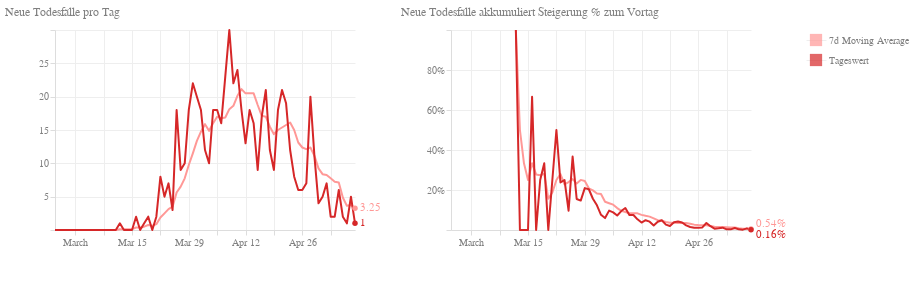

The notebook cell this image was saved under:
### Code cell
death_day_base = alt.Chart(df, width=300, height=200
).transform_timeunit(
    date='yearmonthdate(dataTime)'
).transform_aggregate(
    max_total_death='max(total_death)',
    groupby=['date']
).transform_window(
    rolling_max='max(max_total_death)',
    rolling_min='min(max_total_death)',
    frame=[-1, 0]
).transform_calculate(
    diff='datum.rolling_max - datum.rolling_min'
)

death_day_line = death_day_base.mark_line(
    color='#d62728',
    size=2,
    strokeJoin='round'
).encode(
    alt.X('date:T', title=''),
    alt.Y('diff:Q', title=''),
    tooltip=['date:T', 'diff:Q']
)

death_day_the_tooltip = death_day_base.mark_circle(
    color='#d62728',
    size=200,
    opacity=0
).encode(
    alt.X('date:T', title=''),
    alt.Y('diff:Q', title=''),
    tooltip=[alt.Tooltip('date:T', title='Datum'), alt.Tooltip('diff:Q', title='Neue Todesfälle')]
)

death_day_the_highlight = death_day_base.transform_window(
    sort=[alt.SortField("date", order="descending")], 
    rank="rank(date)"
).transform_filter(
    alt.datum.rank == 1
)

death_day_the_text = death_day_the_highlight.mark_text(
    align='left',
    color='#d62728',
    dx=5
).encode(
    alt.X('date:T'),
    alt.Y('diff:Q', title=''),
    text=alt.Text("diff:Q")
)

death_day_the_mark = death_day_the_highlight.mark_circle(
    color='#d62728',
    opacity=1
).encode(
    alt.X('date:T'),
    alt.Y('diff:Q', title=''),
)

death_ma_base = death_day_base.transform_window(
    rolling_mean='mean(diff)',
    frame=[-7, 0]
)

death_ma_line = death_ma_base.mark_line(
    color='#ff9896',
    size=2,
    strokeJoin='round'
).encode(
    alt.X('date:T', title=''),
    alt.Y('rolling_mean:Q', title=''),
)

death_ma_the_tooltip = death_ma_base.mark_circle(
    color='#ff9896',
    size=200,
    opacity=0
).encode(
    alt.X('date:T', title=''),
    alt.Y('rolling_mean:Q', title=''),
    tooltip=[alt.Tooltip('date:T', title='Datum'), alt.Tooltip('rolling_mean:Q', title='7d Moving Average')]
)

death_ma_the_highlight = death_ma_base.transform_window(
    sort=[alt.SortField("date", order="descending")], 
    rank="rank(date)"
).transform_filter(
    alt.datum.rank == 1
)

death_ma_the_text = death_ma_the_highlight.mark_text(
    align='left',
    color='#ff9896',
    dx=5
).encode(
    alt.X('date:T'),
    alt.Y('rolling_mean:Q', title=''),
    text=alt.Text("rolling_mean:Q", format=",.2f")
)

death_ma_the_mark = death_ma_the_highlight.mark_circle(
    color='#ff9896',
    opacity=1
).encode(
    alt.X('date:T'),
    alt.Y('rolling_mean:Q', title='')
)

new_death_by_day = (
    death_ma_line + death_day_line + death_day_the_text +
    death_day_the_mark + death_ma_the_text + death_ma_the_mark +
    death_ma_the_tooltip + death_day_the_tooltip
).properties(title='Neue Todesfälle pro Tag')

death_percent_base = alt.Chart(df, width=300, height=200
).transform_timeunit(
    date='yearmonthdate(dataTime)'
).transform_aggregate(
    max_total_death='max(total_death)',
    groupby=['date']
).transform_window(
    rolling_max='max(max_total_death)',
    rolling_min='min(max_total_death)',
    frame=[-1, 0]
).transform_calculate(
    diff='(datum.rolling_max - datum.rolling_min) / datum.rolling_max'
)

death_percent_line = death_percent_base.mark_line(
    color='#d62728',
    size=2,
    strokeJoin='round'
).encode(
    alt.X('date:T', title=''),
    alt.Y('diff:Q', axis=alt.Axis(format='%', title=''), scale=alt.Scale(domain=[0, 1]))
)

death_percent_the_tooltip = death_percent_base.mark_circle(
    color='#d62728',
    size=200,
    opacity=0
).encode(
    alt.X('date:T', title=''),
    alt.Y('diff:Q', title=''),
    tooltip=[alt.Tooltip('date:T', title='Datum'), alt.Tooltip('diff:Q', title='Steigerung %', format=".2%")]
)

death_percent_the_highlight = death_percent_base.transform_window(
    sort=[alt.SortField("date", order="descending")], 
    rank="rank(date)"
).transform_filter(
    alt.datum.rank == 1
)

death_percent_the_text = death_percent_the_highlight.mark_text(
    align='left',
    color='#d62728',
    dx=5,dy=5
).encode(
    alt.X('date:T'),
    alt.Y('diff:Q', title=''),
    text=alt.Text("diff:Q", format=".2%")
)

death_percent_the_mark = death_percent_the_highlight.mark_circle(
    color='#d62728',
    opacity=1
).encode(
    alt.X('date:T'),
    alt.Y('diff:Q', title=''),
)

death_ma_percent = death_percent_base.transform_window(
    rolling_mean='mean(diff)',
    frame=[-7, 0]
).mark_line(
    color='#ff9896',
    size=2,
    strokeJoin='round'
).encode(
    alt.X('date:T', title=''),
    alt.Y('rolling_mean:Q', axis=alt.Axis(format='%', title='')),
)

death_ma_percent_the_tooltip = death_ma_percent.mark_circle(
    color='#ff9896',
    size=200,
    opacity=0
).encode(
    alt.X('date:T', title=''),
    alt.Y('rolling_mean:Q', title=''),
    tooltip=[alt.Tooltip('date:T', title='Datum'), alt.Tooltip('rolling_mean:Q', title='7d Moving Average', format=".2%")]
)


death_ma_percent_the_highlight = death_ma_percent.transform_window(
    sort=[alt.SortField("date", order="descending")], 
    rank="rank(date)"
).transform_filter(
    alt.datum.rank == 1
)

death_ma_percent_the_text = death_ma_percent_the_highlight.mark_text(
    align='left',
    color='#ff9896',
    dx=5,dy=-5
).encode(
    alt.X('date:T'),
    alt.Y('rolling_mean:Q', title=''),
    text=alt.Text("rolling_mean:Q", format=".2%")
)

death_ma_percent_the_mark = death_ma_percent_the_highlight.mark_circle(
    color='#ff9896',
    opacity=1
).encode(
    alt.X('date:T'),
    alt.Y('rolling_mean:Q', title='')
)

new_death_percent_by_day = (
    death_ma_percent + death_percent_line +
    death_ma_percent_the_text + death_ma_percent_the_mark +
    death_percent_the_text + death_percent_the_mark +
    death_ma_percent_the_tooltip + death_percent_the_tooltip
).properties(title='Neue Todesfälle akkumuliert Steigerung % zum Vortag')

legendData_3 = pd.DataFrame({
    'label': ['Tageswert', '7d Moving Average'],
    'color': ['#d62728', '#ff9896']
})

legend_3 = alt.Chart(legendData_3).mark_square(size=150).encode(
    y=alt.Y(
        'label:N',
        axis=alt.Axis(domain=False, ticks=False, orient='right'), title=None
    ),
    color=alt.Color('color', legend=None)
)

chart_3_legendDomain = ['Tageswert', '7d Moving Average']
chart_3_legendColors = ['#d62728', '#ff9896']
chart_3_legendData = pd.DataFrame({
    'label': chart_3_legendDomain
})

legend3 = alt.Chart(chart_3_legendData).mark_square(size=150).encode(
    y=alt.Y(
        'label:N',
        axis=alt.Axis(domain=False, ticks=False, orient='right'),
        title=None
    ),
    color=alt.Color(
        'label',
        scale=alt.Scale(domain=chart_3_legendDomain,range=chart_3_legendColors),
        legend=None
    )
)

chart_3 = (new_death_by_day | new_death_percent_by_day | legend3).configure_axis(
    grid=True,
    gridColor="#eee",
    domainColor="#ddd",
    tickColor="#ddd",
    labelColor="gray",
    labelBound=True,
    minExtent=50
).configure_view(
    strokeWidth=0
).configure_title(
    fontSize=12,
    fontWeight='normal',
    anchor='start',
    color='gray'
)
chart_3

### Figure 1 — Vega-Lite specification as saved in the notebook (floating-point values rounded to 4 significant figures; data arrays with more than 128 entries replaced by an {"elided": "..."} marker saying what was removed)
{"config": {"view": {"continuousWidth": 400, "continuousHeight": 300, "strokeWidth": 0}, "axis": {"domainColor": "#ddd", "grid": true, "gridColor": "#eee", "labelBound": true, "labelColor": "gray", "minExtent": 50, "tickColor": "#ddd"}, "title": {"anchor": "start", "color": "gray", "fontSize": 12, "fontWeight": "normal"}}, "hconcat": [{"layer": [{"mark": {"type": "line", "color": "#ff9896", "size": 2, "strokeJoin": "round"}, "encoding": {"x": {"type": "temporal", "field": "date", "title": ""}, "y": {"type": "quantitative", "field": "rolling_mean", "title": ""}}, "height": 200, "transform": [{"field": "dataTime", "timeUnit": "yearmonthdate", "as": "date"}, {"aggregate": [{"op": "max", "field": "total_death", "as": "max_total_death"}], "groupby": ["date"]}, {"window": [{"op": "max", "field": "max_total_death", "as": "rolling_max"}, {"op": "min", "field": "max_total_death", "as": "rolling_min"}], "frame": [-1, 0]}, {"calculate": "datum.rolling_max - datum.rolling_min", "as": "diff"}, {"window": [{"op": "mean", "field": "diff", "as": "rolling_mean"}], "frame": [-7, 0]}], "width": 300}, {"mark": {"type": "line", "color": "#d62728", "size": 2, "strokeJoin": "round"}, "encoding": {"tooltip": [{"type": "temporal", "field": "date"}, {"type": "quantitative", "field": "diff"}], "x": {"type": "temporal", "field": "date", "title": ""}, "y": {"type": "quantitative", "field": "diff", "title": ""}}, "height": 200, "transform": [{"field": "dataTime", "timeUnit": "yearmonthdate", "as": "date"}, {"aggregate": [{"op": "max", "field": "total_death", "as": "max_total_death"}], "groupby": ["date"]}, {"window": [{"op": "max", "field": "max_total_death", "as": "rolling_max"}, {"op": "min", "field": "max_total_death", "as": "rolling_min"}], "frame": [-1, 0]}, {"calculate": "datum.rolling_max - datum.rolling_min", "as": "diff"}], "width": 300}, {"mark": {"type": "text", "align": "left", "color": "#d62728", "dx": 5}, "encoding": {"text": {"type": "quantitative", "field": "diff"}, "x": {"type": "temporal", "field": "date"}, "y": {"type": "quantitative", "field": "diff", "title": ""}}, "height": 200, "transform": [{"field": "dataTime", "timeUnit": "yearmonthdate", "as": "date"}, {"aggregate": [{"op": "max", "field": "total_death", "as": "max_total_death"}], "groupby": ["date"]}, {"window": [{"op": "max", "field": "max_total_death", "as": "rolling_max"}, {"op": "min", "field": "max_total_death", "as": "rolling_min"}], "frame": [-1, 0]}, {"calculate": "datum.rolling_max - datum.rolling_min", "as": "diff"}, {"window": [{"op": "rank", "field": "date", "as": "rank"}], "sort": [{"field": "date", "order": "descending"}]}, {"filter": "(datum.rank === 1)"}], "width": 300}, {"mark": {"type": "circle", "color": "#d62728", "opacity": 1}, "encoding": {"x": {"type": "temporal", "field": "date"}, "y": {"type": "quantitative", "field": "diff", "title": ""}}, "height": 200, "transform": [{"field": "dataTime", "timeUnit": "yearmonthdate", "as": "date"}, {"aggregate": [{"op": "max", "field": "total_death", "as": "max_total_death"}], "groupby": ["date"]}, {"window": [{"op": "max", "field": "max_total_death", "as": "rolling_max"}, {"op": "min", "field": "max_total_death", "as": "rolling_min"}], "frame": [-1, 0]}, {"calculate": "datum.rolling_max - datum.rolling_min", "as": "diff"}, {"window": [{"op": "rank", "field": "date", "as": "rank"}], "sort": [{"field": "date", "order": "descending"}]}, {"filter": "(datum.rank === 1)"}], "width": 300}, {"mark": {"type": "text", "align": "left", "color": "#ff9896", "dx": 5}, "encoding": {"text": {"type": "quantitative", "field": "rolling_mean", "format": ",.2f"}, "x": {"type": "temporal", "field": "date"}, "y": {"type": "quantitative", "field": "rolling_mean", "title": ""}}, "height": 200, "transform": [{"field": "dataTime", "timeUnit": "yearmonthdate", "as": "date"}, {"aggregate": [{"op": "max", "field": "total_death", "as": "max_total_death"}], "groupby": ["date"]}, {"window": [{"op": "max", "field": "max_total_death", "as": "rolling_max"}, {"op": "min", "field": "max_total_death", "as": "rolling_min"}], "frame": [-1, 0]}, {"calculate": "datum.rolling_max - datum.rolling_min", "as": "diff"}, {"window": [{"op": "mean", "field": "diff", "as": "rolling_mean"}], "frame": [-7, 0]}, {"window": [{"op": "rank", "field": "date", "as": "rank"}], "sort": [{"field": "date", "order": "descending"}]}, {"filter": "(datum.rank === 1)"}], "width": 300}, {"mark": {"type": "circle", "color": "#ff9896", "opacity": 1}, "encoding": {"x": {"type": "temporal", "field": "date"}, "y": {"type": "quantitative", "field": "rolling_mean", "title": ""}}, "height": 200, "transform": [{"field": "dataTime", "timeUnit": "yearmonthdate", "as": "date"}, {"aggregate": [{"op": "max", "field": "total_death", "as": "max_total_death"}], "groupby": ["date"]}, {"window": [{"op": "max", "field": "max_total_death", "as": "rolling_max"}, {"op": "min", "field": "max_total_death", "as": "rolling_min"}], "frame": [-1, 0]}, {"calculate": "datum.rolling_max - datum.rolling_min", "as": "diff"}, {"window": [{"op": "mean", "field": "diff", "as": "rolling_mean"}], "frame": [-7, 0]}, {"window": [{"op": "rank", "field": "date", "as": "rank"}], "sort": [{"field": "date", "order": "descending"}]}, {"filter": "(datum.rank === 1)"}], "width": 300}, {"mark": {"type": "circle", "color": "#ff9896", "opacity": 0, "size": 200}, "encoding": {"tooltip": [{"type": "temporal", "field": "date", "title": "Datum"}, {"type": "quantitative", "field": "rolling_mean", "title": "7d Moving Average"}], "x": {"type": "temporal", "field": "date", "title": ""}, "y": {"type": "quantitative", "field": "rolling_mean", "title": ""}}, "height": 200, "transform": [{"field": "dataTime", "timeUnit": "yearmonthdate", "as": "date"}, {"aggregate": [{"op": "max", "field": "total_death", "as": "max_total_death"}], "groupby": ["date"]}, {"window": [{"op": "max", "field": "max_total_death", "as": "rolling_max"}, {"op": "min", "field": "max_total_death", "as": "rolling_min"}], "frame": [-1, 0]}, {"calculate": "datum.rolling_max - datum.rolling_min", "as": "diff"}, {"window": [{"op": "mean", "field": "diff", "as": "rolling_mean"}], "frame": [-7, 0]}], "width": 300}, {"mark": {"type": "circle", "color": "#d62728", "opacity": 0, "size": 200}, "encoding": {"tooltip": [{"type": "temporal", "field": "date", "title": "Datum"}, {"type": "quantitative", "field": "diff", "title": "Neue Todesfälle"}], "x": {"type": "temporal", "field": "date", "title": ""}, "y": {"type": "quantitative", "field": "diff", "title": ""}}, "height": 200, "transform": [{"field": "dataTime", "timeUnit": "yearmonthdate", "as": "date"}, {"aggregate": [{"op": "max", "field": "total_death", "as": "max_total_death"}], "groupby": ["date"]}, {"window": [{"op": "max", "field": "max_total_death", "as": "rolling_max"}, {"op": "min", "field": "max_total_death", "as": "rolling_min"}], "frame": [-1, 0]}, {"calculate": "datum.rolling_max - datum.rolling_min", "as": "diff"}], "width": 300}], "title": "Neue Todesfälle pro Tag"}, {"layer": [{"mark": {"type": "line", "color": "#ff9896", "size": 2, "strokeJoin": "round"}, "encoding": {"x": {"type": "temporal", "field": "date", "title": ""}, "y": {"type": "quantitative", "axis": {"format": "%", "title": ""}, "field": "rolling_mean"}}, "height": 200, "transform": [{"field": "dataTime", "timeUnit": "yearmonthdate", "as": "date"}, {"aggregate": [{"op": "max", "field": "total_death", "as": "max_total_death"}], "groupby": ["date"]}, {"window": [{"op": "max", "field": "max_total_death", "as": "rolling_max"}, {"op": "min", "field": "max_total_death", "as": "rolling_min"}], "frame": [-1, 0]}, {"calculate": "(datum.rolling_max - datum.rolling_min) / datum.rolling_max", "as": "diff"}, {"window": [{"op": "mean", "field": "diff", "as": "rolling_mean"}], "frame": [-7, 0]}], "width": 300}, {"mark": {"type": "line", "color": "#d62728", "size": 2, "strokeJoin": "round"}, "encoding": {"x": {"type": "temporal", "field": "date", "title": ""}, "y": {"type": "quantitative", "axis": {"format": "%", "title": ""}, "field": "diff", "scale": {"domain": [0, 1]}}}, "height": 200, "transform": [{"field": "dataTime", "timeUnit": "yearmonthdate", "as": "date"}, {"aggregate": [{"op": "max", "field": "total_death", "as": "max_total_death"}], "groupby": ["date"]}, {"window": [{"op": "max", "field": "max_total_death", "as": "rolling_max"}, {"op": "min", "field": "max_total_death", "as": "rolling_min"}], "frame": [-1, 0]}, {"calculate": "(datum.rolling_max - datum.rolling_min) / datum.rolling_max", "as": "diff"}], "width": 300}, {"mark": {"type": "text", "align": "left", "color": "#ff9896", "dx": 5, "dy": -5}, "encoding": {"text": {"type": "quantitative", "field": "rolling_mean", "format": ".2%"}, "x": {"type": "temporal", "field": "date"}, "y": {"type": "quantitative", "field": "rolling_mean", "title": ""}}, "height": 200, "transform": [{"field": "dataTime", "timeUnit": "yearmonthdate", "as": "date"}, {"aggregate": [{"op": "max", "field": "total_death", "as": "max_total_death"}], "groupby": ["date"]}, {"window": [{"op": "max", "field": "max_total_death", "as": "rolling_max"}, {"op": "min", "field": "max_total_death", "as": "rolling_min"}], "frame": [-1, 0]}, {"calculate": "(datum.rolling_max - datum.rolling_min) / datum.rolling_max", "as": "diff"}, {"window": [{"op": "mean", "field": "diff", "as": "rolling_mean"}], "frame": [-7, 0]}, {"window": [{"op": "rank", "field": "date", "as": "rank"}], "sort": [{"field": "date", "order": "descending"}]}, {"filter": "(datum.rank === 1)"}], "width": 300}, {"mark": {"type": "circle", "color": "#ff9896", "opacity": 1}, "encoding": {"x": {"type": "temporal", "field": "date"}, "y": {"type": "quantitative", "field": "rolling_mean", "title": ""}}, "height": 200, "transform": [{"field": "dataTime", "timeUnit": "yearmonthdate", "as": "date"}, {"aggregate": [{"op": "max", "field": "total_death", "as": "max_total_death"}], "groupby": ["date"]}, {"window": [{"op": "max", "field": "max_total_death", "as": "rolling_max"}, {"op": "min", "field": "max_total_death", "as": "rolling_min"}], "frame": [-1, 0]}, {"calculate": "(datum.rolling_max - datum.rolling_min) / datum.rolling_max", "as": "diff"}, {"window": [{"op": "mean", "field": "diff", "as": "rolling_mean"}], "frame": [-7, 0]}, {"window": [{"op": "rank", "field": "date", "as": "rank"}], "sort": [{"field": "date", "order": "descending"}]}, {"filter": "(datum.rank === 1)"}], "width": 300}, {"mark": {"type": "text", "align": "left", "color": "#d62728", "dx": 5, "dy": 5}, "encoding": {"text": {"type": "quantitative", "field": "diff", "format": ".2%"}, "x": {"type": "temporal", "field": "date"}, "y": {"type": "quantitative", "field": "diff", "title": ""}}, "height": 200, "transform": [{"field": "dataTime", "timeUnit": "yearmonthdate", "as": "date"}, {"aggregate": [{"op": "max", "field": "total_death", "as": "max_total_death"}], "groupby": ["date"]}, {"window": [{"op": "max", "field": "max_total_death", "as": "rolling_max"}, {"op": "min", "field": "max_total_death", "as": "rolling_min"}], "frame": [-1, 0]}, {"calculate": "(datum.rolling_max - datum.rolling_min) / datum.rolling_max", "as": "diff"}, {"window": [{"op": "rank", "field": "date", "as": "rank"}], "sort": [{"field": "date", "order": "descending"}]}, {"filter": "(datum.rank === 1)"}], "width": 300}, {"mark": {"type": "circle", "color": "#d62728", "opacity": 1}, "encoding": {"x": {"type": "temporal", "field": "date"}, "y": {"type": "quantitative", "field": "diff", "title": ""}}, "height": 200, "transform": [{"field": "dataTime", "timeUnit": "yearmonthdate", "as": "date"}, {"aggregate": [{"op": "max", "field": "total_death", "as": "max_total_death"}], "groupby": ["date"]}, {"window": [{"op": "max", "field": "max_total_death", "as": "rolling_max"}, {"op": "min", "field": "max_total_death", "as": "rolling_min"}], "frame": [-1, 0]}, {"calculate": "(datum.rolling_max - datum.rolling_min) / datum.rolling_max", "as": "diff"}, {"window": [{"op": "rank", "field": "date", "as": "rank"}], "sort": [{"field": "date", "order": "descending"}]}, {"filter": "(datum.rank === 1)"}], "width": 300}, {"mark": {"type": "circle", "color": "#ff9896", "opacity": 0, "size": 200}, "encoding": {"tooltip": [{"type": "temporal", "field": "date", "title": "Datum"}, {"type": "quantitative", "field": "rolling_mean", "format": ".2%", "title": "7d Moving Average"}], "x": {"type": "temporal", "field": "date", "title": ""}, "y": {"type": "quantitative", "field": "rolling_mean", "title": ""}}, "height": 200, "transform": [{"field": "dataTime", "timeUnit": "yearmonthdate", "as": "date"}, {"aggregate": [{"op": "max", "field": "total_death", "as": "max_total_death"}], "groupby": ["date"]}, {"window": [{"op": "max", "field": "max_total_death", "as": "rolling_max"}, {"op": "min", "field": "max_total_death", "as": "rolling_min"}], "frame": [-1, 0]}, {"calculate": "(datum.rolling_max - datum.rolling_min) / datum.rolling_max", "as": "diff"}, {"window": [{"op": "mean", "field": "diff", "as": "rolling_mean"}], "frame": [-7, 0]}], "width": 300}, {"mark": {"type": "circle", "color": "#d62728", "opacity": 0, "size": 200}, "encoding": {"tooltip": [{"type": "temporal", "field": "date", "title": "Datum"}, {"type": "quantitative", "field": "diff", "format": ".2%", "title": "Steigerung %"}], "x": {"type": "temporal", "field": "date", "title": ""}, "y": {"type": "quantitative", "field": "diff", "title": ""}}, "height": 200, "transform": [{"field": "dataTime", "timeUnit": "yearmonthdate", "as": "date"}, {"aggregate": [{"op": "max", "field": "total_death", "as": "max_total_death"}], "groupby": ["date"]}, {"window": [{"op": "max", "field": "max_total_death", "as": "rolling_max"}, {"op": "min", "field": "max_total_death", "as": "rolling_min"}], "frame": [-1, 0]}, {"calculate": "(datum.rolling_max - datum.rolling_min) / datum.rolling_max", "as": "diff"}], "width": 300}], "title": "Neue Todesfälle akkumuliert Steigerung % zum Vortag"}, {"data": {"name": "data-793b2339a016668726e02e8737965916"}, "mark": {"type": "square", "size": 150}, "encoding": {"color": {"type": "nominal", "field": "label", "legend": null, "scale": {"domain": ["Tageswert", "7d Moving Average"], "range": ["#d62728", "#ff9896"]}}, "y": {"type": "nominal", "axis": {"domain": false, "orient": "right", "ticks": false}, "field": "label", "title": null}}}], "data": {"name": "data-2f72aab15c351021e38c2235811396c3"}, "$schema": "https://vega.github.io/schema/vega-lite/v4.8.1.json", "datasets": {"data-2f72aab15c351021e38c2235811396c3": {"elided": "156 records"}, "data-793b2339a016668726e02e8737965916": [{"label": "Tageswert"}, {"label": "7d Moving Average"}]}}
